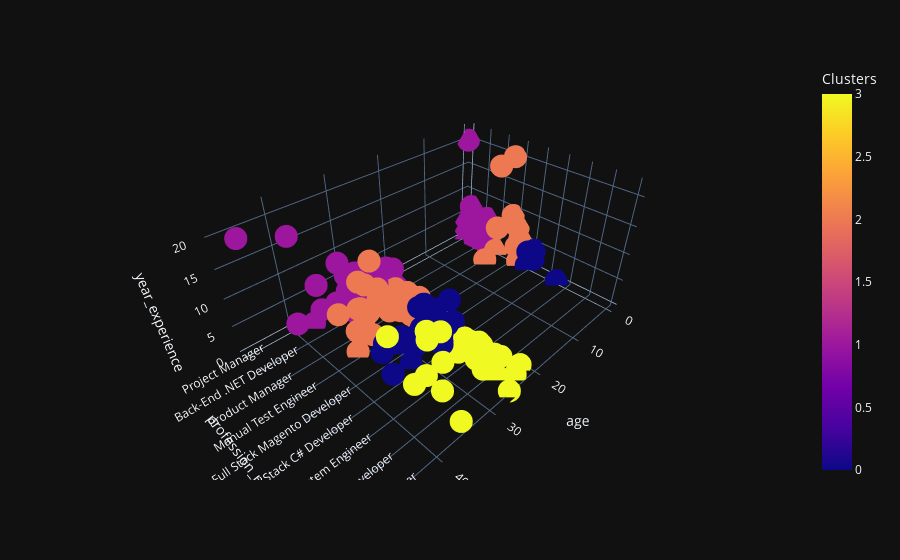

Notebook code for this chart:
### Code cell
centers = kmeans.cluster_centers_
#show_scatter_3d(train, 'X', 'Y', 'Z', predicted = identified_clusters, centers = centers)
print(centers)
import plotly.express as px
fig = px.scatter_3d(train_with_clu, x='age', y='profession_name', z='year_experience',
                    color='Clusters', size_max=1)
fig.show()

### Figure 1 — Plotly figure (JSON) as saved in the notebook; plotly's stock layout.template omitted (floating-point values rounded to 4 significant figures; data arrays with more than 128 entries replaced by an {"elided": "..."} marker saying what was removed)
{"data": [{"hovertemplate": "age=%{x}<br>profession_name=%{y}<br>year_experience=%{z}<br>Clusters=%{marker.color}<extra></extra>", "legendgroup": "", "marker": {"color": {"elided": "185 int values"}, "coloraxis": "coloraxis", "symbol": "circle"}, "mode": "markers", "name": "", "scene": "scene", "showlegend": false, "x": {"elided": "185 float values"}, "y": {"elided": "185 str values"}, "z": {"elided": "185 float values"}, "type": "scatter3d"}], "layout": {"scene": {"domain": {"x": [0.0, 1.0], "y": [0.0, 1.0]}, "xaxis": {"title": {"text": "age"}}, "yaxis": {"title": {"text": "profession_name"}}, "zaxis": {"title": {"text": "year_experience"}}}, "coloraxis": {"colorbar": {"title": {"text": "Clusters"}}, "colorscale": [[0.0, "#0d0887"], [0.1111, "#46039f"], [0.2222, "#7201a8"], [0.3333, "#9c179e"], [0.4444, "#bd3786"], [0.5556, "#d8576b"], [0.6667, "#ed7953"], [0.7778, "#fb9f3a"], [0.8889, "#fdca26"], [1.0, "#f0f921"]]}, "legend": {"tracegroupgap": 0}, "margin": {"t": 60}}}
